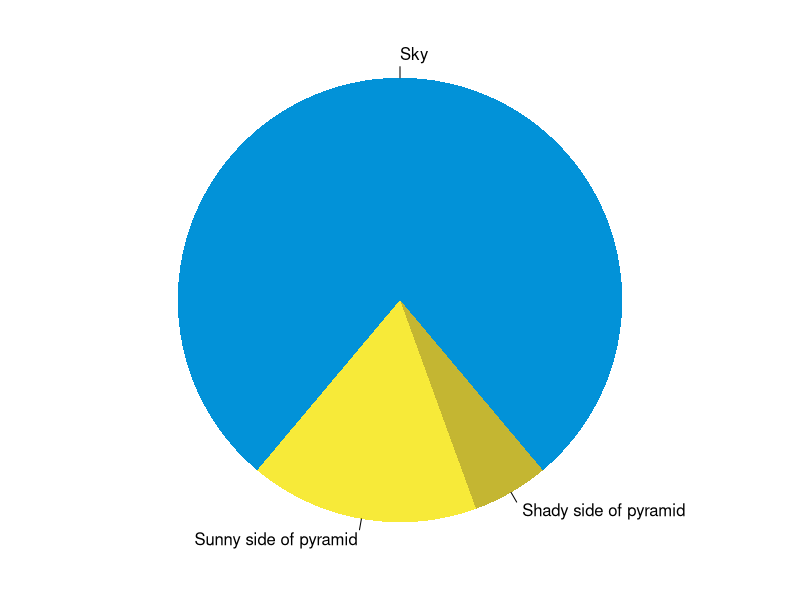
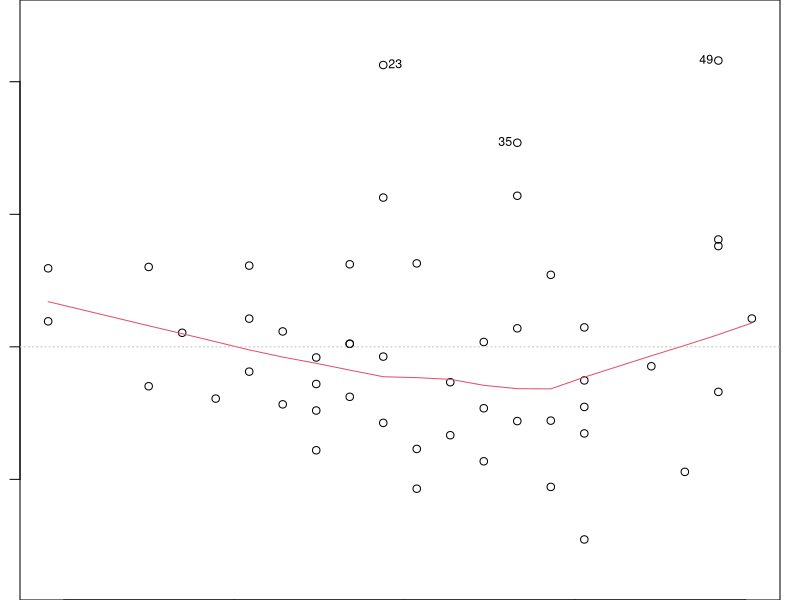
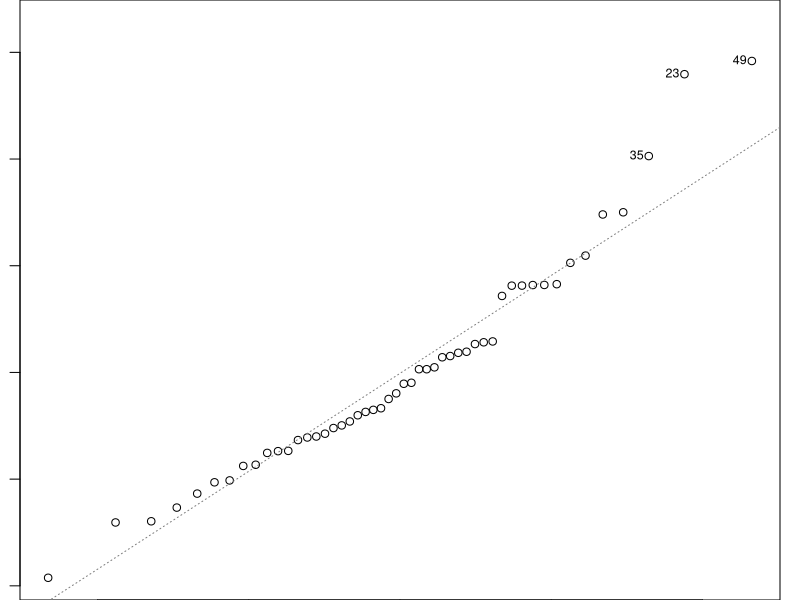
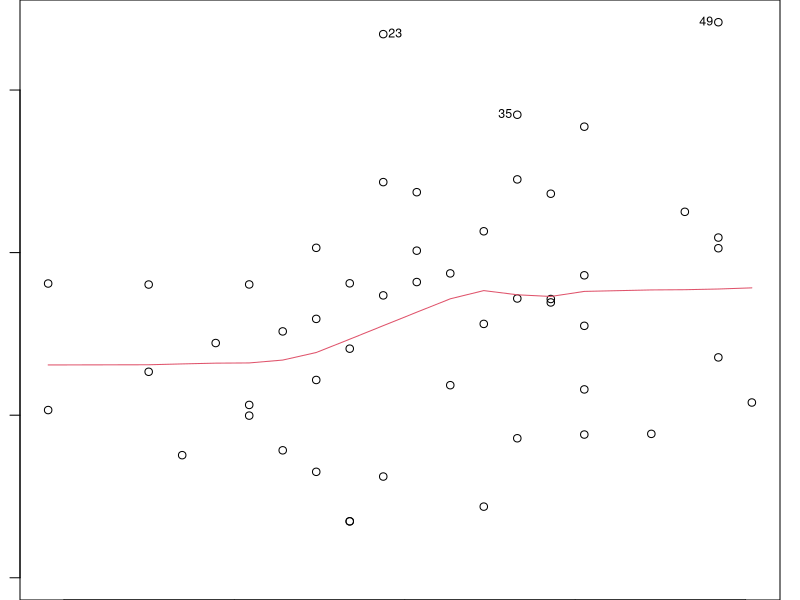
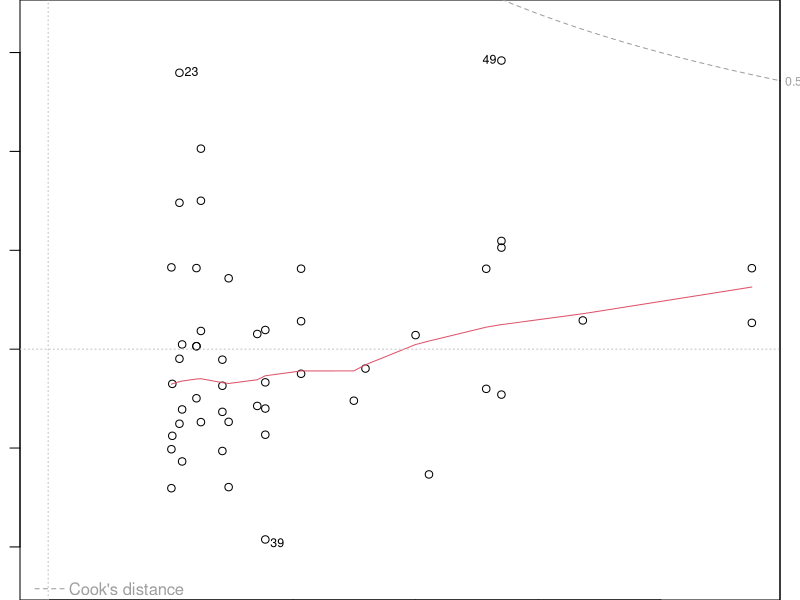

Here is the R script that generated these plots, in order:
## ---- chunk 1
knitr::opts_chunk$set(collapse = TRUE)
## ---- chunk 2
summary(cars)
fit <- lm(dist ~ speed, data = cars)
fit
## ---- chunk 3
par(mar = c(0, 1, 0, 1))
p <- pie(
  c(280, 60, 20),
  c('Sky', 'Sunny side of pyramid', 'Shady side of pyramid'),
  col = c('#0292D8', '#F7EA39', '#C4B632'),
  init.angle = -50, border = NA
)

plot(fit)
